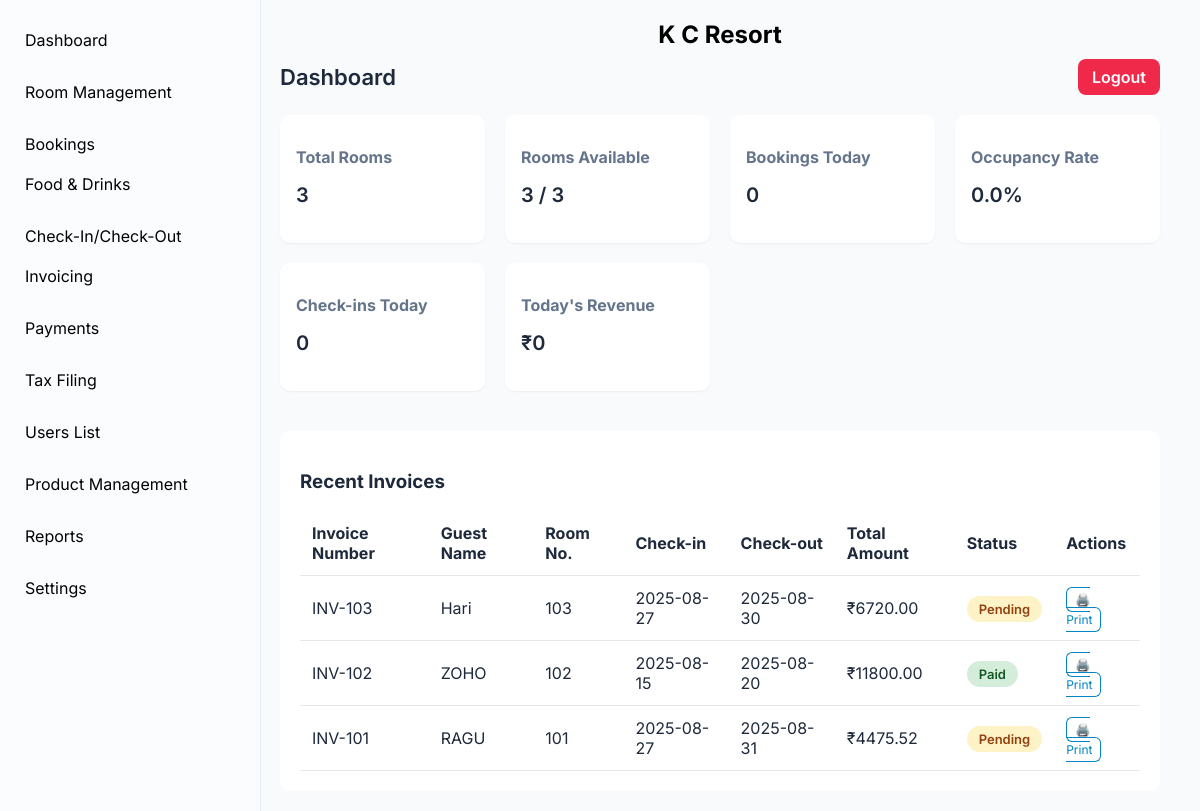
Page /dashboard/ (signed in) on the committed database.
### booking/models.py (models this page shows, shortened)
class Booking(models.Model):
    STATUS_CHOICES = [
        ('booked', 'Booked'),
        ('pre-booked', 'Pre-Booked'),
        ('completed', 'Completed'),
    ]
    PAYMENT_CHOICES = [
        ('upi', 'UPI'),
        ('cash', 'Cash'),
        ('card', 'Card'),
    ]
    PAYMENT_STATUS_CHOICES = [
        ('paid', 'Paid'),
        ('pending', 'Pending'),
        ('cancelled', 'Cancelled'),
    ]
    customer_name = models.CharField(max_length=100)
    phone_number = models.CharField(max_length=15)
    address = models.TextField(blank=True, null=True)
    document_type = models.CharField(
        max_length=50,
        choices=[('Aadhar', 'Aadhar'), ('License', 'License'), ('PAN', 'PAN')],
        default='Aadhar'
    )
    document_number = models.CharField(max_length=50)
    room = models.ForeignKey(Room, on_delete=models.CASCADE)
    adults = models.PositiveIntegerField(default=1)
    children = models.PositiveIntegerField(default=0)
    status = models.CharField(max_length=20, choices=STATUS_CHOICES, default='booked')
    checkin_datetime = models.DateTimeField(default=now)
    checkout_datetime = models.DateTimeField(blank=True, null=True)
    payment_type = models.CharField(max_length=10, choices=PAYMENT_CHOICES, default='cash')
    payment_status = models.CharField(max_length=10, choices=PAYMENT_STATUS_CHOICES, default='pending')
    apply_gst = models.BooleanField(default=False)
    price = models.DecimalField(max_digits=10, decimal_places=2, default=0)  # final total price
    cgst_amount = models.DecimalField(max_digits=10, decimal_places=2, default=0)
    sgst_amount = models.DecimalField(max_digits=10, decimal_places=2, default=0)
    amount_paid = models.DecimalField(max_digits=10, decimal_places=2, default=0)
    invoice_number = models.CharField(max_length=20, unique=True, blank=True, null=True)
    created_at = models.DateTimeField(auto_now_add=True)

### rooms/models.py (models this page shows, shortened)
class Room(models.Model):
    ROOM_TYPE_CHOICES = [
        ('Standard', 'Standard'),
        ('Deluxe', 'Deluxe'),
        ('Suite', 'Suite'),
    ]
    AC_CHOICES = [
        ('AC', 'A/C'),
        ('Non-AC', 'Non A/C'),
    ]
    STATUS_CHOICES = [
        ('Available', 'Available'),
        ('Occupied', 'Occupied'),
        ('Maintenance', 'Maintenance'),
    ]
    room_number = models.CharField(max_length=10, unique=True)
    room_type = models.CharField(max_length=20, choices=ROOM_TYPE_CHOICES)
    ac_type = models.CharField(max_length=10, choices=AC_CHOICES, default='Non-AC')
    floor = models.ForeignKey(Floor, on_delete=models.SET_NULL, null=True, default=None)
    price = models.DecimalField(max_digits=10, decimal_places=2)
    status = models.CharField(max_length=20, choices=STATUS_CHOICES, default='Available')

### core/views.py (the view, shortened to what this page needs)
# urls.py: path("dashboard/", views.dashboard, name="dashboard"),  # Dashboard with invoices included
@login_required
def dashboard(request):
    today = timezone.localdate()
    total_rooms = Room.objects.count()
    occupied_bookings = Booking.objects.filter(
        checkin_datetime__date__lte=today
    ).filter(
        Q(checkout_datetime__isnull=True) | Q(checkout_datetime__date__gt=today)
    )
    occupied_rooms = occupied_bookings.values('room_id').distinct().count()
    available_rooms = max(total_rooms - occupied_rooms, 0)
    occupancy_rate = round((occupied_rooms / total_rooms) * 100, 2) if total_rooms else 0.0
    todays_bookings = Booking.objects.filter(created_at__date=today).count()
    todays_checkins = Booking.objects.filter(checkin_datetime__date=today).count()
    todays_revenue = Booking.objects.filter(
        created_at__date=today,
        payment_status="paid"
    ).aggregate(total=Sum('price'))['total'] or 0
    form = InvoiceFilterForm(request.GET or None)
    invoices = Booking.objects.select_related('room').order_by('-created_at')
    context = {
        "total_rooms": total_rooms,
        "occupied_rooms": occupied_rooms,
        "available_rooms": available_rooms,
        "occupancy_rate": occupancy_rate,
        "todays_bookings": todays_bookings,
        "todays_checkins": todays_checkins,
        "todays_revenue": todays_revenue,
        "bookings": invoices,  # pass filtered invoices to dashboard
        "form": form,
    }
    return render(request, "core/dashboard.html", context)

### accounts/models.py (called while the page is built)
    def is_admin(self):
        return self.role == self.ROLE_ADMIN

### core/templates/core/dashboard.html (shortened to what this page needs)
<!DOCTYPE html>
<html lang="en">
<head>
</head>
<body>
  <div class="sidebar">
  <ul>
    <li><a href="{% url 'core:dashboard' %}">Dashboard</a></li>
    <li><a href="{% url 'rooms:room_management' %}">Room Management</a></li>
    <lii class="active"><a href="{% url 'booking:booking_list' %}">Bookings</a></lii>
    <li><a href="{% url 'foods:food_entry' %}">Food & Drinks</a></li>
    <l><a href="{% url 'checkin_checkout:checkin_checkout' %}">Check-In/Check-Out</a></l>
    <li><a href="{% url 'invoices:invoice_list' %}">Invoicing</a></li>
    <li><a href="{% url 'transaction:payment_list' %}">Payments</a></li>
    <li><a href="{% url 'tax_filling:tax_filling' %}">Tax Filing</a></li>
    <li><a href="{% url 'accounts:create-receptionist' %}">Users List</a></li>
    <li><a href="{% url 'products:product_list' %}">Product Management</a></li>
    {% if request.user.is_admin or request.user.is_subadmin %}
        <li><a href="{% url 'reports:dashboard' %}">Reports</a></li>
        <li><a href="{% url 'settings:dashboard' %}">Settings</a></li>
    {% endif %}
  </ul>
  </div>
  <div class="main">
    <div class="main-header">
      <span class="kc-name">K C Resort</span>
      <div class="header-row">
        <span class="dashboard-title">Dashboard</span>
        <a href="{% url 'accounts:logout' %}" class="logout-btn">Logout</a>
      </div>
    </div>
    <div class="cards">
      <div class="card"><h3>Total Rooms</h3><p>{{ total_rooms }}</p></div>
      <div class="card"><h3>Rooms Available</h3><p>{{ available_rooms }} / {{ total_rooms }}</p></div>
      <div class="card"><h3>Bookings Today</h3><p>{{ todays_bookings }}</p></div>
      <div class="card"><h3>Occupancy Rate</h3><p>{{ occupancy_rate }}%</p></div>
      <div class="card"><h3>Check-ins Today</h3><p>{{ todays_checkins }}</p></div>
      <div class="card"><h3>Today's Revenue</h3><p>₹{{ todays_revenue }}</p></div>
    </div>
    <div class="table-container">
      <h3>Recent Invoices</h3>
      <table>
        <thead>
          <tr>
            <th>Invoice Number</th>
            <th>Guest Name</th>
            <th>Room No.</th>
            <th>Check-in</th>
            <th>Check-out</th>
            <th>Total Amount</th>
            <th>Status</th>
            <th>Actions</th>
          </tr>
        </thead>
        <tbody>
          {% for b in bookings %}
          <tr>
            <td>{{ b.invoice_number }}</td>
            <td>{{ b.customer_name }}</td>
            <td>{{ b.room.room_number }}</td>
            <td>{{ b.checkin_datetime|date:"Y-m-d" }}</td>
            <td>{% if b.checkout_datetime %}{{ b.checkout_datetime|date:"Y-m-d" }}{% else %}-{% endif %}</td>
            <td>₹{{ b.price }}</td>
            <td>
              {% if b.payment_status == 'paid' %}
                <span class="badge-paid">Paid</span>
              {% else %}
                <span class="badge-pending">Pending</span>
              {% endif %}
            </td>
            <td>
              <a href="{% url 'core:invoice_detail' b.id %}" class="btn-print" target="_blank">🖨️ Print</a>
            </td>
          </tr>
          {% empty %}
          <tr><td colspan="8" class="text-center">No records available</td></tr>
          {% endfor %}
        </tbody>
      </table>
    </div>
  </div>
</body>
</html>

### core/templates/core/dashboard.html (style rules this page uses)
body { margin: 0; font-family: 'Inter', sans-serif; background-color: #f8fafc; color: #1e293b; display: flex; flex-direction: column; min-height: 100vh; }
.sidebar { width: 240px; background-color: #fbfcfe; min-height: 100vh; padding: 20px 10px; border-right: 1px solid #e6eefc; position: fixed; top: 0; left: 0; }
.sidebar ul { list-style: none; padding: 0; margin: 0; }
.sidebar li { margin-bottom: 12px; }
.sidebar a { color: rgb(2,2,2); text-decoration: none; padding: 10px 15px; display: block; border-radius: 6px; transition: background 0.3s; }
.main { flex: 1; margin-left: 240px; padding: 20px 40px; }
.main-header { display: flex; justify-content: space-between; align-items: center; flex-direction: column; margin-bottom: 20px; }
.kc-name { font-weight: 700; font-size: 24px; color: #000; text-align: center; margin-bottom: 10px; }
.header-row { width: 100%; display: flex; justify-content: space-between; align-items: center; }
.dashboard-title { font-size: 22px; font-weight: 600; color: #1e293b; }
.logout-btn { background-color: #f02849; color: #fff; border: none; padding: 8px 14px; border-radius: 8px; font-weight: 600; cursor: pointer; transition: background 0.3s; text-decoration: none; }
.cards { display: grid; grid-template-columns: repeat(auto-fill, minmax(200px, 1fr)); gap: 20px; margin-bottom: 40px; }
.card { background: #fff; padding: 16px; border-radius: 10px; box-shadow: 0 1px 2px rgba(0, 0, 0, 0.05); }
.card h3 { font-size: 16px; color: #64748b; }
.card p { font-size: 20px; font-weight: 600; margin-top: 6px; }
.table-container { margin-top: 40px; background: #fff; padding: 20px; border-radius: 10px; }
table { width: 100%; border-collapse: collapse; }
table th, table td { padding: 12px; text-align: left; border-bottom: 1px solid #e5e7eb; }
.badge-paid { background-color: #d4edda; color: #155724; padding: 5px 12px; border-radius: 20px; font-size: 13px; font-weight: 600; }
.badge-pending { background-color: #fef3c7; color: #92400e; padding: 5px 12px; border-radius: 20px; font-size: 13px; font-weight: 600; }
.btn-print { background: none; border: 1px solid #0284c7; color: #0284c7; border-radius: 6px; padding: 4px 8px; text-decoration: none; font-size: 12px; }

### rows in the picture
Booking: invoice_number "INV-103", customer_name "Hari", room.room_number "103", checkin_datetime "2025-08-27", checkout_datetime "2025-08-30", price "6720.00", payment_status "Pending"
Booking: invoice_number "INV-102", customer_name "ZOHO", room.room_number "102", checkin_datetime "2025-08-15", checkout_datetime "2025-08-20", price "11800.00", payment_status "Paid"
Booking: invoice_number "INV-101", customer_name "RAGU", room.room_number "101", checkin_datetime "2025-08-27", checkout_datetime "2025-08-31", price "4475.52", payment_status "Pending"

### other values in the picture
{{ total_rooms }} "3"
{{ available_rooms }} "3"
{{ todays_bookings }} "0"
{{ occupancy_rate }} "0.0"
{{ todays_checkins }} "0"
{{ todays_revenue }} "0"
